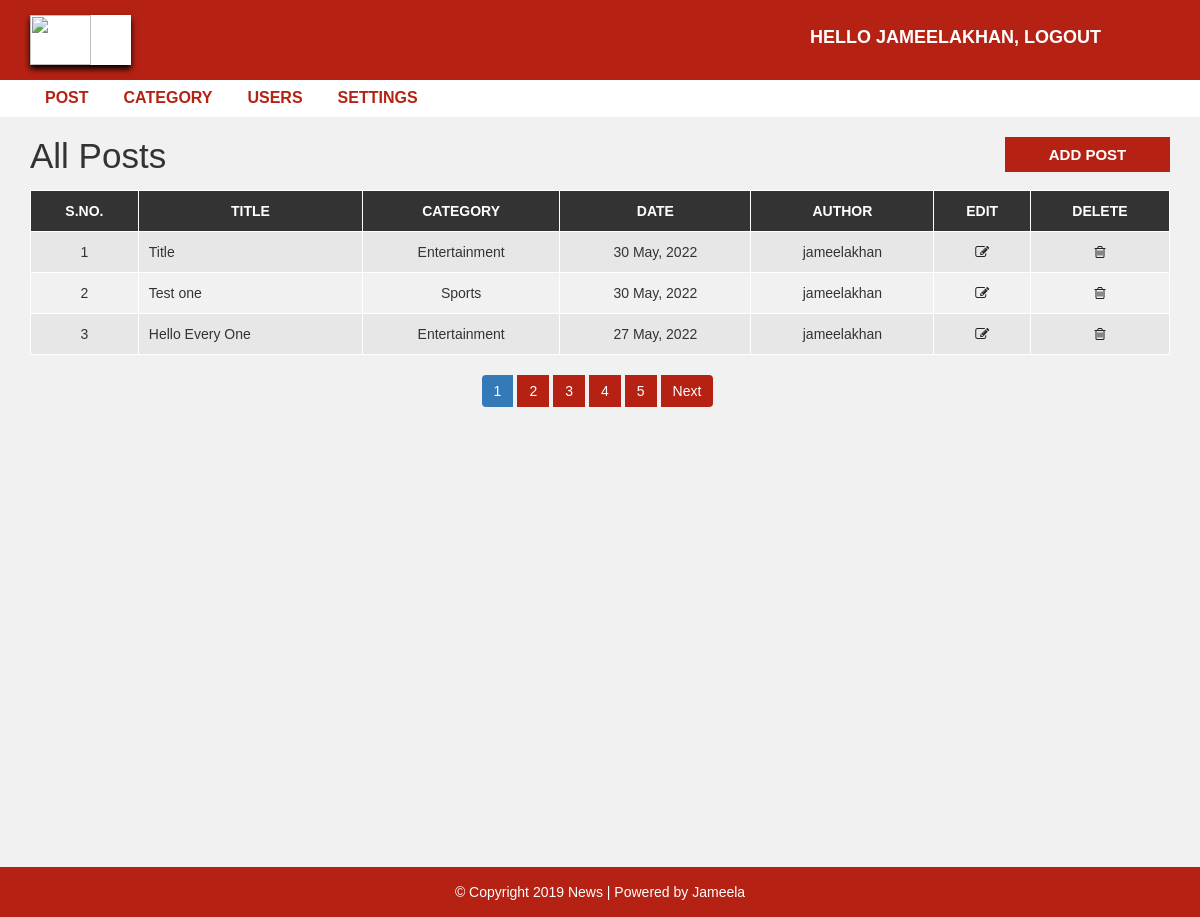
Page /admin/post.php (signed in) on the committed database.
### tables this page shows
CREATE TABLE `post` (
  `post_id` int(11) NOT NULL,
  `title` varchar(100) NOT NULL,
  `description` text NOT NULL,
  `category` varchar(100) NOT NULL,
  `post_date` varchar(50) NOT NULL,
  `author` int(11) NOT NULL,
  `post_img` varchar(100) NOT NULL
);

CREATE TABLE `category` (
  `category_id` int(11) NOT NULL,
  `category_name` varchar(100) NOT NULL,
  `post` int(11) NOT NULL DEFAULT 0
);

CREATE TABLE `user` (
  `user_id` int(10) UNSIGNED NOT NULL,
  `first_name` varchar(30) NOT NULL,
  `last_name` varchar(30) NOT NULL,
  `username` varchar(30) DEFAULT NULL,
  `password` varchar(40) DEFAULT NULL,
  `role` int(11) NOT NULL
);

### admin/post.php (the view, shortened to what this page needs)
<?php include "header.php"; ?>
  <div id="admin-content">
      <div class="container">
          <div class="row">
              <div class="col-md-10">
                  <h1 class="admin-heading">All Posts</h1>
              </div>
              <div class="col-md-2">
                  <a class="add-new" href="add-post.php">add post</a>
              </div>
              <div class="col-md-12">
                <?php
                  include "config.php";
                  $limit = 3;
                  if(isset($_GET['page'])){
                    $page = $_GET['page'];
                  }else{
                    $page = 1;
                  }
                  $offset = ($page - 1) * $limit;
                  if($_SESSION["user_role"] == '1'){
                    $sql = "SELECT post.post_id, post.title, post.description,post.post_date,
                    category.category_name,user.username,post.category FROM post
                    LEFT JOIN category ON post.category = category.category_id
                    LEFT JOIN user ON post.author = user.user_id
                    ORDER BY post.post_id DESC LIMIT {$offset},{$limit}";
                  }
                  $result = mysqli_query($conn, $sql) or die("Query Failed.");
                  if(mysqli_num_rows($result) > 0){
                ?>
                  <table class="content-table">
                      <thead>
                          <th>S.No.</th>
                          <th>Title</th>
                          <th>Category</th>
                          <th>Date</th>
                          <th>Author</th>
                          <th>Edit</th>
                          <th>Delete</th>
                      </thead>
                      <tbody>
                        <?php
                        $serial = $offset + 1;
                        while($row = mysqli_fetch_assoc($result)) {?>
                          <tr>
                              <td class='id'><?php echo $serial; ?></td>
                              <td><?php echo $row['title']; ?></td>
                              <td><?php echo $row['category_name']; ?></td>
                              <td><?php echo $row['post_date']; ?></td>
                              <td><?php echo $row['username']; ?></td>
                              <td class='edit'><a href='update-post.php?id=<?php echo $row['post_id']; ?>'><i class='fa fa-edit'></i></a></td>
                              <td class='delete'><a href='delete-post.php?id=<?php echo $row['post_id']; ?>&catid=<?php echo $row['category']; ?>'><i class='fa fa-trash-o'></i></a></td>
                          </tr>
                          <?php
                          $serial++;
                        } ?>
                      </tbody>
                  </table>
                  <?php
                }else {
                  echo "<h3>No Results Found.</h3>";
                }
                if($_SESSION["user_role"] == '1'){
                  $sql1 = "SELECT * FROM post";
                }elseif($_SESSION["user_role"] == '0'){
                  $sql1 = "SELECT * FROM post
                  WHERE author = {$_SESSION['user_id']}";
                }
                $result1 = mysqli_query($conn, $sql1) or die("Query Failed.");
                if(mysqli_num_rows($result1) > 0){
                  $total_records = mysqli_num_rows($result1);
                  $total_page = ceil($total_records / $limit);
                  echo '<ul class="pagination admin-pagination">';
                  for($i = 1; $i <= $total_page; $i++){
                    if($i == $page){
                      $active = "active";
                    }else{
                      $active = "";
                    }
                    echo '<li class="'.$active.'"><a href="post.php?page='.$i.'">'.$i.'</a></li>';
                  }
                  if($total_page > $page){
                    echo '<li><a href="post.php?page='.($page + 1).'">Next</a></li>';
                  }
                  echo '</ul>';
                }
                  ?>
              </div>
          </div>
      </div>
  </div>
<?php include "footer.php"; ?>

### css/style.css (style rules this page uses)
body { background: #f1f1f1; font-family: sans-serif,arial,Helvetica; }
a, a:hover, a:focus { text-decoration: none; outline: none; }
ul { margin:0; padding:0; list-style:none; }
#admin-content { padding: 20px 0; min-height: 750px; }
#admin-content .admin-heading { font-size: 35px; margin: 0 0 15px; }
#admin-content .add-new { color: #fff; background-color: #b52213; font-size: 15px; font-weight: 600; text-align: center; text-transform: uppercase; padding: 7px 10px; display: block; transition: all 0.3s; }
#admin-content .content-table { border: 1px solid #000; width: 100%; margin: 0 0 20px; }
#admin-content .content-table thead { color: #fff; background-color: #333; }
#admin-content .content-table th { padding: 10px; border: 1px solid #fff; font-weight: 600; text-align: center; text-transform: uppercase; }
#admin-content .content-table tbody { color: #333; }
#admin-content .content-table tbody tr { background-color: #e7e7e7; }
#admin-content .content-table tbody tr:nth-child(even) { background-color: transparent; }
#admin-content .content-table tbody td { padding: 10px; border: 1px solid #fff; text-align: center; }
#admin-content .content-table tbody td:nth-child(2) { text-align: left; }
#admin-content .admin-pagination { margin: 0; }
#admin-content .admin-pagination li a { display: block; }
.id, .edit, .delete { text-align:center; }
.pagination { display: block; text-align: center; margin: 0; }
.pagination li { display:inline-block; margin: 0 5px 0 0; }
.pagination li a { border: none; background: #b52213; color: #fff; }
i.fa { color:#222; }

### rows in the picture
post: title "Title", category.category_name "Entertainment", post_date "30 May, 2022", user.username "jameelakhan"
post: title "Test one", category.category_name "Sports", post_date "30 May, 2022", user.username "jameelakhan"
post: title "Hello Every One", category.category_name "Entertainment", post_date "27 May, 2022", user.username "jameelakhan"

### other values in the picture
$_SESSION["username"] "JAMEELAKHAN"
